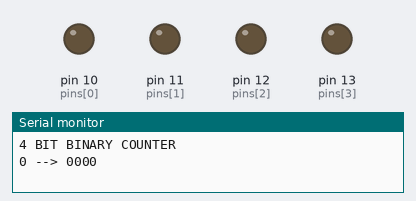
This sketch was run on a simulated Arduino Uno, built with avr-gcc and run on an emulated ATmega328P. Shown: output pins drawn as LEDs (lit = HIGH), the last lines printed to the serial monitor.

Above: at 0.1 s.
At 3.1 s:
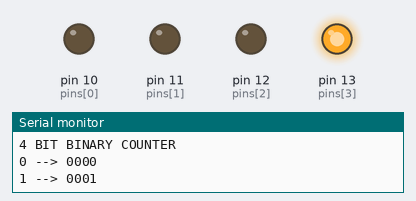
At 9.1 s:
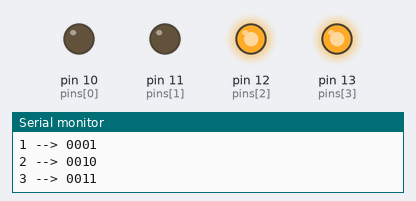
At 18.1 s:
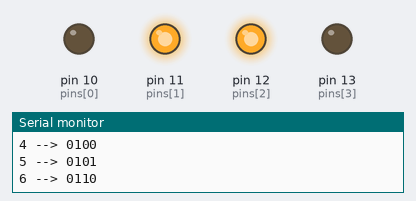
At 27.1 s:
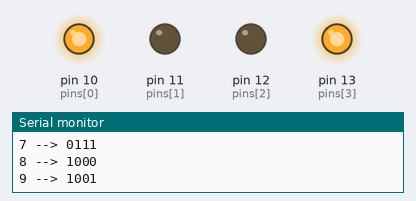
At 36.1 s:
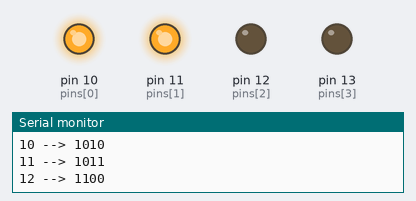
Timing chart, 0 to 40.0 s (numbered marks = the images above):
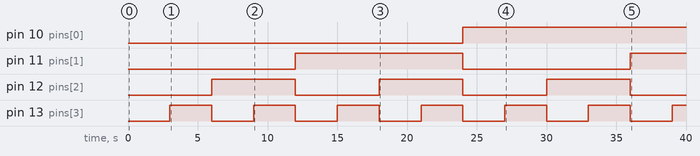

Measured:
- by itself, pin 10 (pins[0]): LOW → HIGH at 24.0 s
- by itself, pin 11 (pins[1]): LOW → HIGH at 12.0 s, → LOW 12.0 s later, → HIGH 12.0 s later
- by itself, pin 12 (pins[2]): alternates HIGH for 6.0 s and LOW for 6.0 s
- by itself, pin 13 (pins[3]): alternates HIGH for 3.0 s and LOW for 3.0 s

The sketch:

BinaryCounter.ino
```cpp
String find_binary(int num,int squares[])
{
  int j,l;
  String bin_str = "";
  String tempbin;
  for(j=0;j<4;j++)
  {
    if(num-squares[j] >= 0)
    {
      bin_str += "1";
      num -= squares[j];
    }
    else
    {
      bin_str += "0";
    }
  }
  if(bin_str.length() < 4)
  {
    tempbin = bin_str;
    bin_str = "";
    l = 4 - tempbin.length();
    for(j=1;j<=l;j++)
    {
      bin_str += "0";
    }
    bin_str += tempbin;
  }
  return bin_str;
}
void setup()
{
  Serial.begin(9600);
  int pins[] = {10,11,12,13};
  int i,j;
  int squares[] = {8,4,2,1};
  String bin[16];
  String tempbin;
  Serial.print("4 BIT BINARY COUNTER");
  Serial.print("\n");
  for(i=0;i<4;i++)
  {
    pinMode(pins[i], OUTPUT);
  }

  for(i=0;i<16;i++)
  {
    if(i!=0)
    {
      tempbin = find_binary(i,squares);
    }
    else
    {
      tempbin="0000";
    }
    bin[i] = tempbin;
  }

  for(i=0;i<16;i++)
  {
    tempbin = bin[i];
    for(j=0;j<4;j++)
    {
      if(tempbin[j] == '1')
      {
        digitalWrite(pins[j], HIGH);
      }
      else
      {
        digitalWrite(pins[j], LOW);
      }
    }
    Serial.print(String(i)+" --> "+bin[i]);
    Serial.print("\n");
    delay(3000);
  }
  for(j=0;j<4;j++)
  {
    {
      digitalWrite(pins[j], LOW);
    }
  }
  Serial.print("All LED's turned off.");
  Serial.print("\n");
}
void loop()
{
  // // No code ;)
}
```
